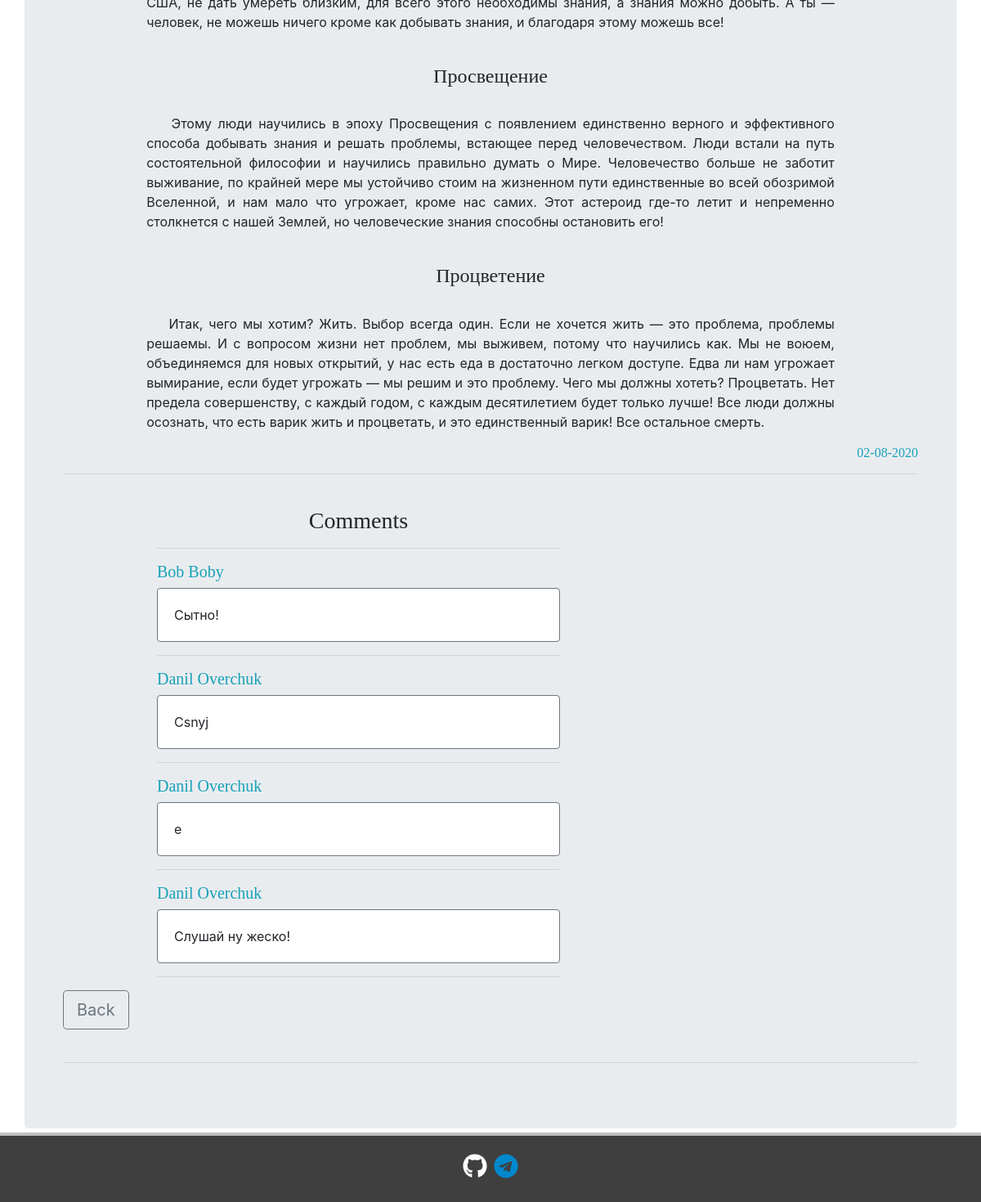
The app's page /articles/1/ (lower part), older data.
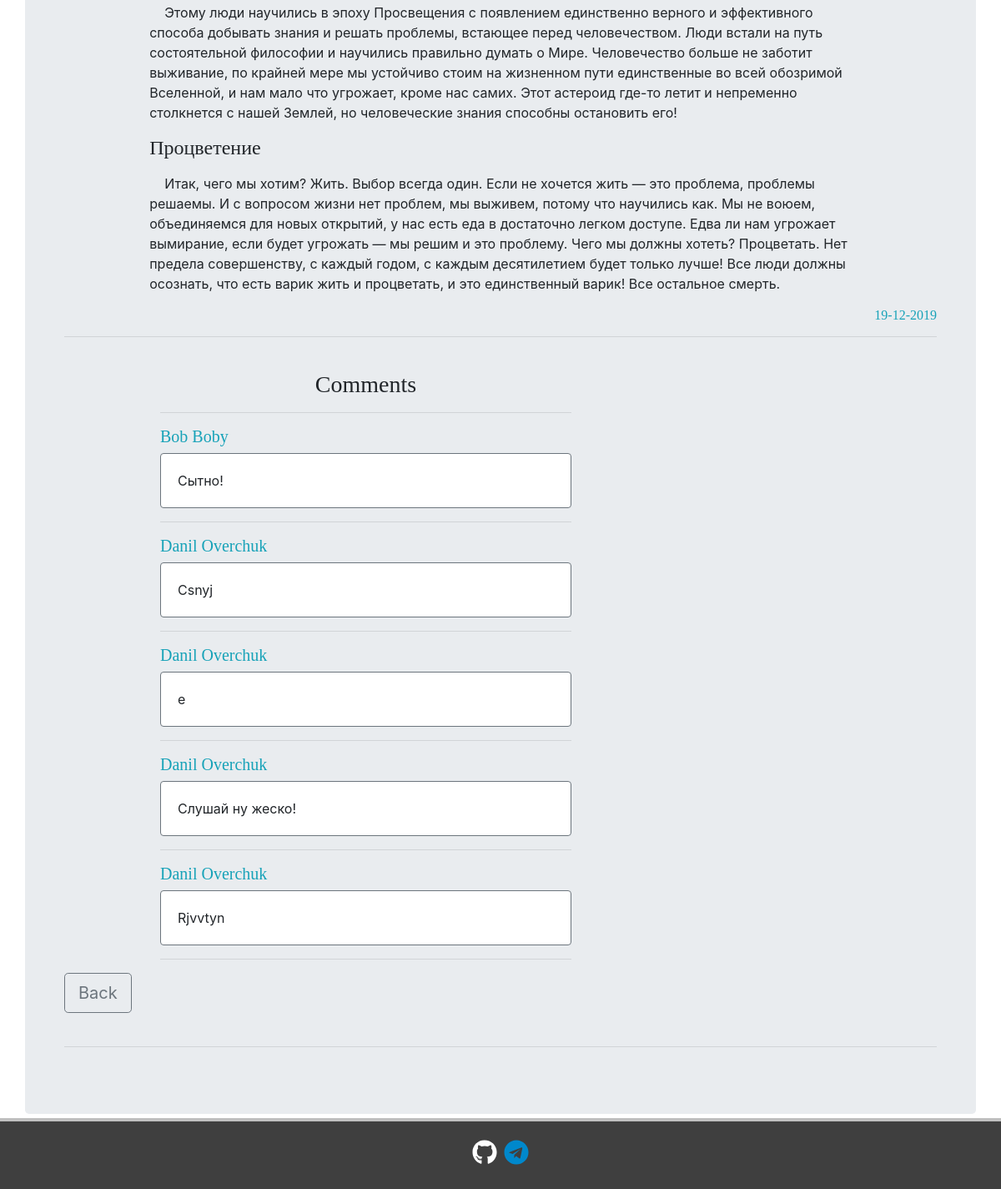
The same page, newer data.
### articles/models.py (models this page shows, shortened)
class Articles(models.Model):
    title = models.CharField(
        max_length=120,
        verbose_name='Title')
    content = RichTextField(blank=True, null=True)
    category = models.CharField(max_length=255, default='life')
    date = models.DateTimeField(verbose_name='Publication date')
    class Meta:
        verbose_name = 'Article'
        verbose_name_plural = 'Articles'

class Comments(models.Model):
    article = models.ForeignKey(Articles,
                                related_name='comments',
                                on_delete=models.CASCADE)
    author = models.ForeignKey(User, on_delete=models.CASCADE)
    comment_text = models.CharField(max_length=400)
    class Meta:
        verbose_name = 'Comment'
        verbose_name_plural = 'Comments'

### articles/views.py (the view, shortened to what this page needs)
# urls.py: path('<int:pk>/', ArticleView.as_view(), name='article'),
class ArticleView(DetailView, CreateView):
    template_name = 'articles/article_page.html'
    model = Articles
    form_class = AddCommentForm
    def get_context_data(self, *args, **kwargs):
        context = super().get_context_data(*args, **kwargs)
        context['categories'] = Category.objects.all()
        return context

### articles/models.py (called while the page is built)
    def __str__(self):
        return self.name

### articles/templates/articles/article_page.html (shortened to what this page needs)
{% extends "home/wrapper.html" %}
{% load static %}
{% block content %}
    <div class="container col-md-10">
        <p>
            {{ articles.content|safe|linebreaks }}
        </p>
    </div>
    <h6 class="text-info" align="right">
        {{ articles.date|date:"d-m-Y" }}
    </h6><hr><br>
    <div class="container" style="margin-left: 100px">
        <div class="row">
            <div class="col-md-6">
                <a name="redirect_after_post_a_comment">
                    <h3 align="center">
                        Comments
                    </h3><hr>
                </a>
                {% if not articles.comments.all %}
                    <p>
                        No comment Yet
                    </p>
                    {% if user.is_authenticated %}
                        <a href="#1">
                            <button type="button" class="btn btn-outline-dark">
                                Add one
                            </button>
                        </a>
                    {% endif %}
                {% else %}
                    {% for comment in articles.comments.all %}
                        <h5 class="text-info">{{ comment.author.first_name }} {{ comment.author.last_name }}</h5>
                        <div class="card border-secondary mb-3">
                            <div class="card-body">
                                <p class="card-text">
                                    {{ comment.comment_text }}
                                </p>
                            </div>
                        </div><hr>
                    {% endfor %}
                {% endif %}
            </div>
        </div>
    </div>
    <a href="{% url 'articles' %}">
        <button type="button" class="btn btn-outline-secondary btn-lg">
            Back
        </button>
    </a><br><br>
    <hr>
{% endblock content %}

Row changes from the older to the newer data that the page shows:
changed Articles: content "Просвещение Этому люди научились в…" → "Этому люди научились в…"; date "02-08-2020" → "19-12-2019"
added Comments: author.first_name "Danil", author.last_name "Overchuk", comment_text "Rjvvtyn"
